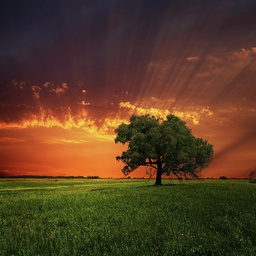
#> input picture Assignment-1/Part-C/Task2/nature.jpg, 256 x 256 px, shrunk from 900 x 900 before the run
$ python cnn.py
#> lines starting #> are read from the running program, lines starting #| are printed output that depends on the picture
### Assignment-1/Part-C/Task2/EDF.py
import numpy as np
from math import sqrt

class Node:
    def __init__(self, inputs=None):
        if inputs is None:
            inputs = []
        self.inputs = inputs
        self.outputs = []
        self.value = None
        self.gradients = {}
        for node in inputs:
            node.outputs.append(self)
    def forward(self):
        raise NotImplementedError
    def backward(self):
        raise NotImplementedError

class Input(Node):
    def __init__(self):
        super().__init__()
    def forward(self, value=None):
        if value is not None:
            self.value = value
    # [4 lines left out: function backward, not called in this run]

class Parameter(Node):
    def __init__(self, value):
        super().__init__()
        self.value = value
    def forward(self):
        pass
    # [4 lines left out: function backward, not called in this run]

class Linear(Node):
    def __init__(self, x, A, B):
        super().__init__([x, A, B])
    # [11 lines left out: functions forward, backward, not called in this run]

class Sigmoid(Node):
    def __init__(self, node):
        super().__init__([node])
    def _sigmoid(self, x):
        return 1 / (1 + np.exp(-np.clip(x, -500, 500)))
    def forward(self):
        self.value = self._sigmoid(self.inputs[0].value)
    # [4 lines left out: function backward, not called in this run]

class ReLU(Node):
    def __init__(self, node):
        super().__init__([node])
    def forward(self):
        self.value = np.maximum(0, self.inputs[0].value)
    # [5 lines left out: function backward, not called in this run]

class Softmax(Node):
    def __init__(self, node):
        super().__init__([node])
    # [10 lines left out: functions forward, backward, not called in this run]

class BCE(Node):
    def __init__(self, y_true, y_pred):
        super().__init__([y_true, y_pred])
    # [18 lines left out: functions forward, backward, not called in this run]

class CE(Node):
    def __init__(self, y_true, y_pred):
        super().__init__([y_true, y_pred])
    # [12 lines left out: functions forward, backward, not called in this run]

class Conv(Node):
    def __init__(self, x, input_channels, output_channels, kernel_height, kernel_width,
                 kernel=None, bias=None, stride=1, padding=0):
        self.stride = stride
        self.padding = padding
        if kernel is not None:
            W = Parameter(kernel)
        else:
            W = Parameter(np.random.randn(output_channels, input_channels, kernel_height, kernel_width))
        if bias is not None:
            b = Parameter(bias)
        else:
            b = Parameter(np.zeros((output_channels,)))
        super().__init__([x, W, b])
    def forward(self):
        x, W, b = self.inputs
        N, Cin, H, W_in = x.value.shape
        Cout, _, Kh, Kw = W.value.shape
        if self.padding > 0:
            pad = self.padding
            padded = np.pad(x.value, ((0,0),(0,0),(pad,pad),(pad,pad)), mode="constant")
        else:
            padded = x.value
        H_out = (padded.shape[2] - Kh) // self.stride + 1
        W_out = (padded.shape[3] - Kw) // self.stride + 1
        out = np.zeros((N, Cout, H_out, W_out), dtype=float)
        for i in range(H_out):
            for j in range(W_out):
                patch = padded[:, :, i*self.stride:i*self.stride+Kh,
                                     j*self.stride:j*self.stride+Kw]
                out[:,:,i,j] = np.tensordot(patch, W.value, axes=([1,2,3],[1,2,3])) + b.value
        self.value = out
    def backward(self):
        pass

class MaxPooling(Node):
    def __init__(self, x, pool_height=2, pool_width=2):
        self.pool_height = pool_height
        self.pool_width = pool_width
        super().__init__([x])
    def forward(self):
        x = self.inputs[0].value
        N, C, H, W = x.shape
        ph, pw = self.pool_height, self.pool_width
        H_out = H // ph
        W_out = W // pw
        out = np.zeros((N, C, H_out, W_out), dtype=float)
        for i in range(H_out):
            for j in range(W_out):
                patch = x[:, :, i*ph:i*ph+ph, j*pw:j*pw+pw]
                out[:,:,i,j] = np.max(patch, axis=(2,3))
        self.value = out
    def backward(self):
        pass

### Assignment-1/Part-C/Task2/cnn.py
import numpy as np
import matplotlib.pyplot as plt
from EDF import *

IMAGE_PATH = 'nature.jpg'

blur_3x3 = np.array([[[[1, 2, 1],
                       [2, 4, 2],
                       [1, 2, 1]]]], dtype=np.float32) / 16.0

blur_11 = np.ones((1, 1, 11, 11), dtype=np.float32) / 121.0

sobel_vertical = np.array([[[[1, 0, -1],
                             [2, 0, -2],
                             [1, 0, -1]]]], dtype=np.float32)

sobel_horizontal = np.array([[[[-1, -2, -1],
                               [0, 0, 0],
                               [1, 2, 1]]]], dtype=np.float32)

def load_image(path):
#> called with path = 'nature.jpg'
    img = plt.imread(path).astype(np.float32)
    img = img / 255.0
    if img.ndim == 2:
        H, W = img.shape
        C = 1
        img = img.reshape(1, C, H, W)
    else:
        H, W, C = img.shape
#> H = 256; W = 256; C = 3
        img = img.transpose(2, 0, 1)
        img = img[np.newaxis, ...]
    return img, H, W, C

def prepare_kernel(kernel_1ch, C, out_channels):
    Kh, Kw = kernel_1ch.shape[2], kernel_1ch.shape[3]
    K = np.zeros((out_channels, C, Kh, Kw), dtype=np.float32)
    for c in range(out_channels):
        K[c, c % C] = kernel_1ch[0, 0]
    return K

def apply_conv(img, kernel_1ch):
    N, C, H, W = img.shape
    kernel = prepare_kernel(kernel_1ch, C, C)
    x = Input()
    x.value = img
    conv = Conv(x, input_channels=C, output_channels=C,
                kernel_height=kernel.shape[2],
                kernel_width=kernel.shape[3],
                kernel=kernel, bias=np.zeros((C,), dtype=np.float32),
                stride=1, padding=1)
    graph = [x, conv]
    for n in graph:
        n.forward()
    out = conv.value[0].transpose(1, 2, 0)
    return out

def apply_pool(img, ph, pw):
    x = Input()
    x.value = img
    pool = MaxPooling(x, pool_height=ph, pool_width=pw)
    graph = [x, pool]
    for n in graph:
        n.forward()
    out = pool.value[0].transpose(1, 2, 0)
    return out

def show(img1, img2, title1, title2):
    fig, axs = plt.subplots(1, 2, figsize=(10, 5))
    axs[0].imshow(img1)
    axs[0].set_title(title1)
    axs[0].axis('off')
    axs[1].imshow(img2)
    axs[1].set_title(title2)
    axs[1].axis('off')
    plt.tight_layout()
    plt.show()

img, H, W, C = load_image(IMAGE_PATH)
#> H = 256; W = 256; C = 3
orig = img[0].transpose(1, 2, 0)

out_h1 = apply_conv(img, sobel_horizontal)
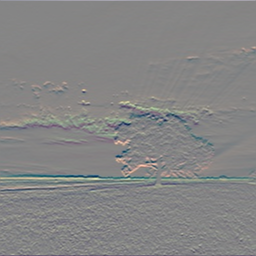
#> out_h1: shape (256, 256, 3) float64; mean of channels 0, 1, 2 -0.000443, 0.000568, -0.00186; drawn with min black and max white
out_h2 = apply_conv(img, -sobel_horizontal)
#> the loop in apply_conv (call 2), `for n in graph:` made 2 passes
show(orig, out_h1, "Original", "Horizontal Edge (down→up)")
show(orig, out_h2, "Original", "Horizontal Edge (up→down)")

out_v1 = apply_conv(img, sobel_vertical)
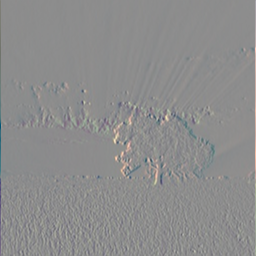
#> out_v1: shape (256, 256, 3) float64; mean of channels 0, 1, 2 -0.000617, -0.00028, -0.000156; drawn with min black and max white
out_v2 = apply_conv(img, -sobel_vertical)
#> the loop in apply_conv (call 4), `for n in graph:` made 2 passes
#> in apply_conv (call 4), `out = conv.value[0].transpose(1, 2, 0)`:
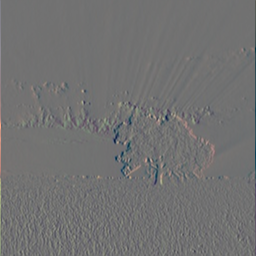
#> out: shape (256, 256, 3) float64; mean of channels 0, 1, 2 0.000617, 0.00028, 0.000156; drawn with min black and max white
show(orig, out_v1, "Original", "Vertical Edge (left→right)")
show(orig, out_v2, "Original", "Vertical Edge (right→left)")
#> call 4 of show, with title1 = 'Original', title2 = 'Vertical Edge (right→left)'
#> in show (call 4), `plt.show()`:
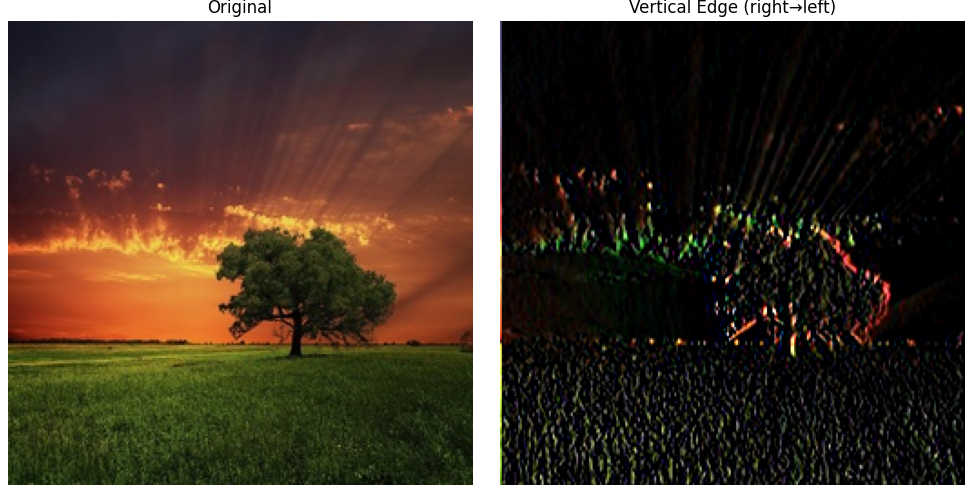
#> figure drawn by matplotlib, 2 panels

blur3 = apply_conv(img, blur_3x3)
blur11 = apply_conv(img, blur_11)
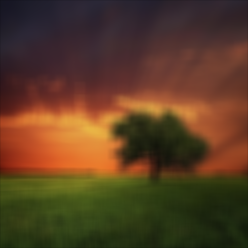
#> blur11: shape (248, 248, 3) float64; mean of channels 0, 1, 2 0.352, 0.241, 0.144; drawn as R, G, B
show(orig, blur3, "Original", "Blur 3x3")
show(orig, blur11, "Original", "Blur 11x11")

pool2 = apply_pool(img, 2, 2)
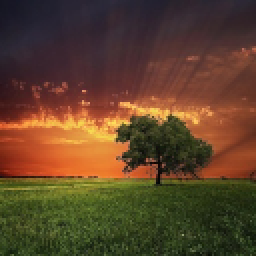
#> pool2: shape (128, 128, 3) float64 (shown 2 times larger); mean of channels 0, 1, 2 0.367, 0.259, 0.163; drawn as R, G, B
pool8 = apply_pool(img, 8, 8)
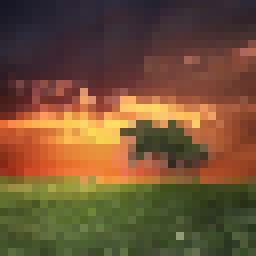
#> pool8: shape (32, 32, 3) float64 (shown 8 times larger); mean of channels 0, 1, 2 0.44, 0.319, 0.208; drawn as R, G, B
show(orig, pool2, "Original", "MaxPool 2x2")
show(orig, pool8, "Original", "MaxPool 8x8")
